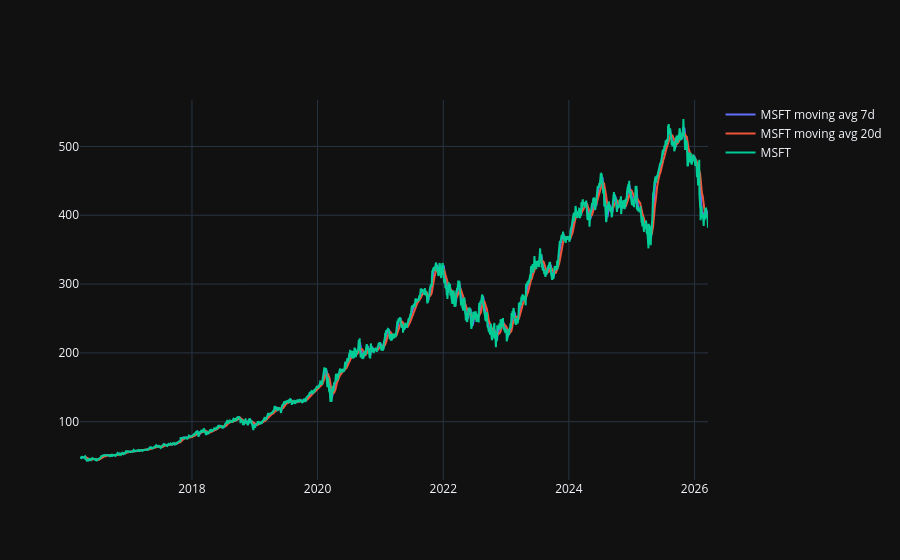

Write notebook code for a chart like this one.
### Code cell
fig=go.Figure()
fig.add_trace(go.Scatter(x=msft_df.index,y=msft_df['moving_avg_7d'],mode='lines',name=msft+' moving avg 7d'))
fig.add_trace(go.Scatter(x=msft_df.index,y=msft_df['moving_avg_20d'],mode='lines',name=msft+' moving avg 20d'))
fig.add_trace(go.Scatter(x=msft_df.index,y=msft_df['Close'],mode='lines',name=msft))
fig.show()

### Figure 1 — Plotly figure (JSON) as saved in the notebook; plotly's stock layout.template omitted (floating-point values rounded to 4 significant figures; data arrays with more than 128 entries replaced by an {"elided": "..."} marker saying what was removed)
{"data": [{"mode": "lines", "name": "MSFT moving avg 7d", "x": {"elided": "2515 str values"}, "y": {"elided": "2515 float values"}, "type": "scatter"}, {"mode": "lines", "name": "MSFT moving avg 20d", "x": {"elided": "2515 str values"}, "y": {"elided": "2515 float values"}, "type": "scatter"}, {"mode": "lines", "name": "MSFT", "x": {"elided": "2515 str values"}, "y": {"elided": "2515 float values"}, "type": "scatter"}], "layout": {}}
